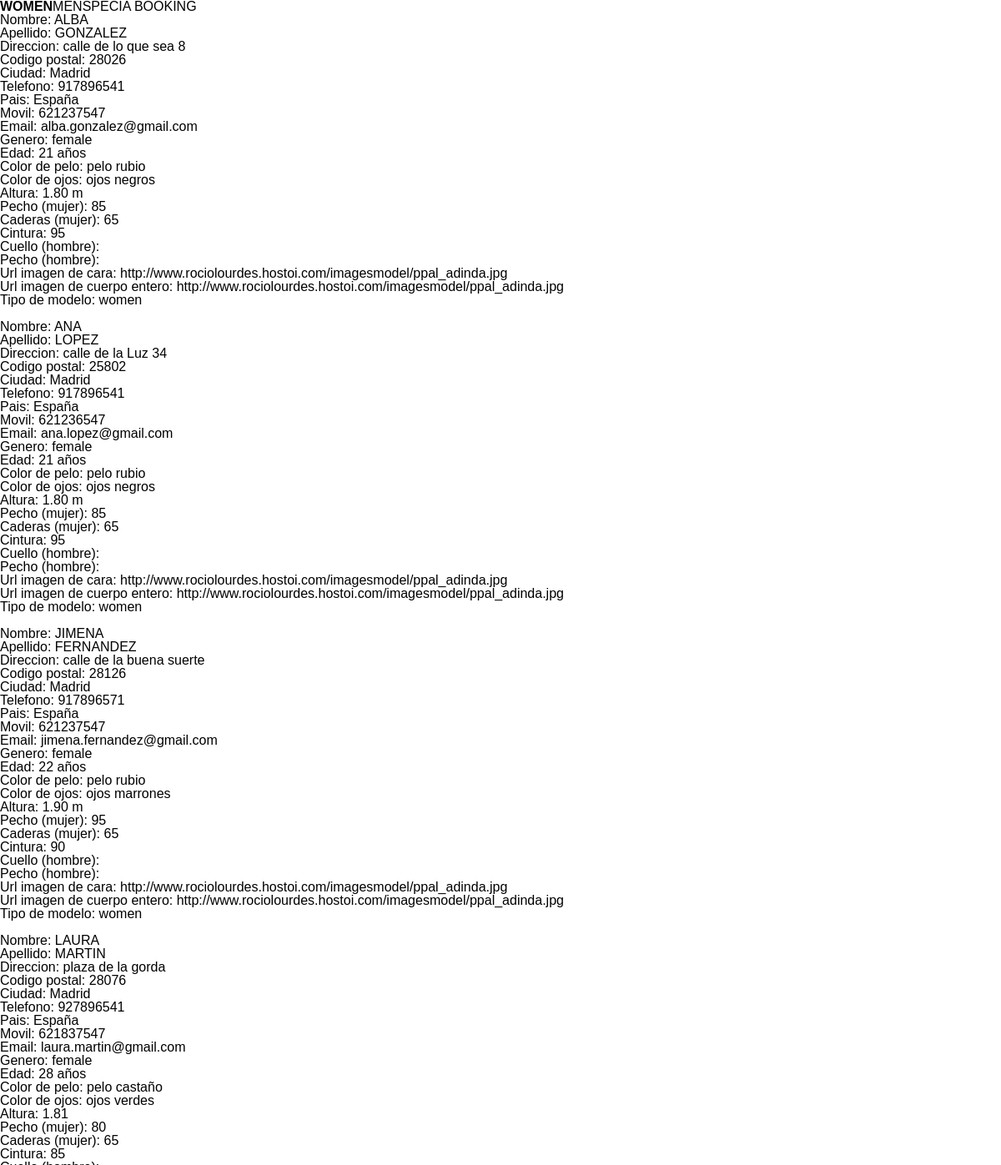
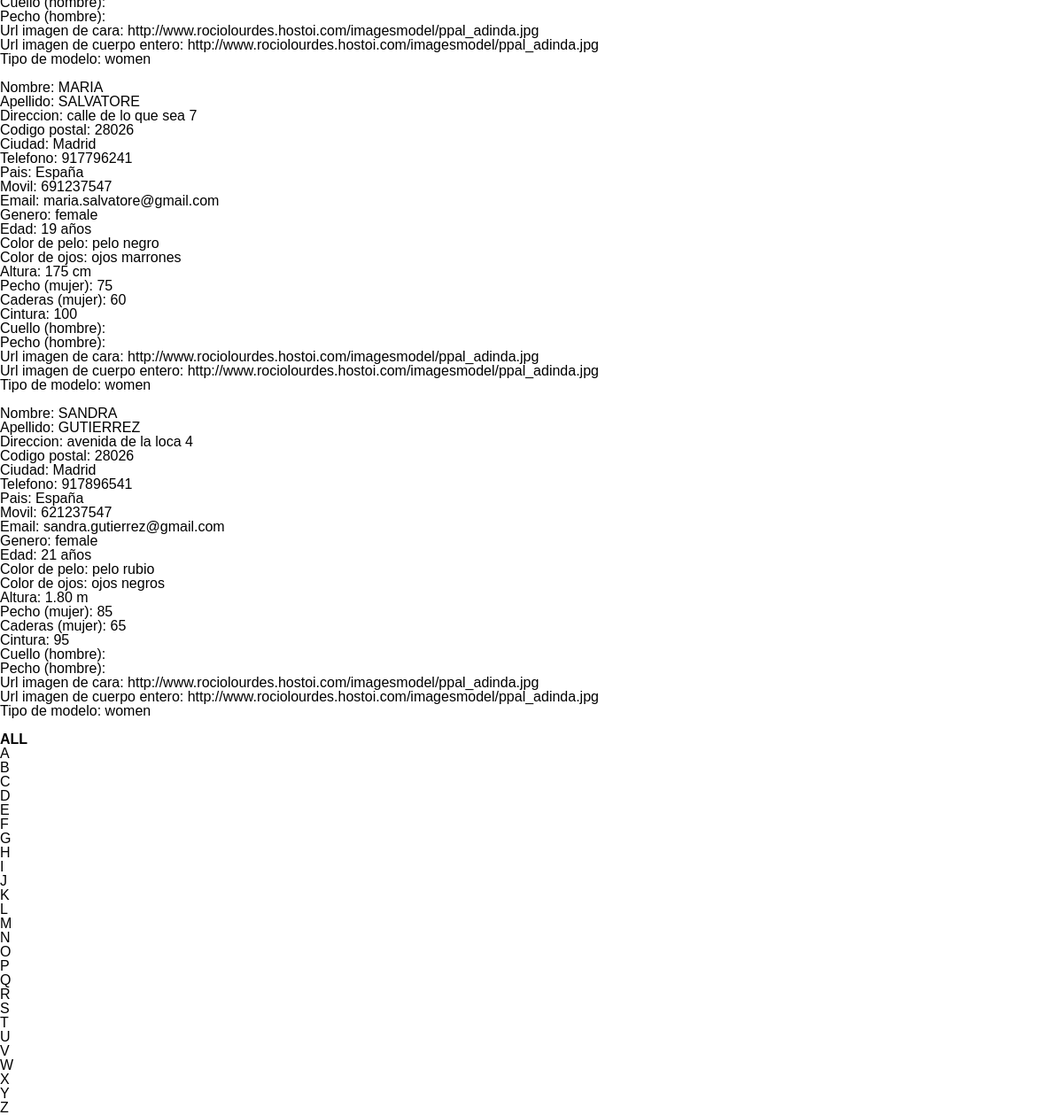
The app's page /index2.php with its own data (2 pictures, top to bottom).
### tables this page shows
CREATE TABLE `models_model` (
  `id` int(10) NOT NULL AUTO_INCREMENT,
  `first_name` mediumtext,
  `last_name` mediumtext,
  `address` mediumtext,
  `zip_code` int(5) NOT NULL DEFAULT "0",
  `city` mediumtext,
  `phone_number` int(9) NOT NULL DEFAULT "0",
  `the_state` mediumtext,
  `mobile` int(9) NOT NULL DEFAULT "0",
  `email` mediumtext, 
  `gender` mediumtext,
  `age` mediumtext,
  `hair_color` mediumtext,
  `eyes_color` mediumtext,
  `height` mediumtext,
  `bust` mediumtext,	 
  `hips` mediumtext,	 
  `waist` mediumtext,	 
  `collar` mediumtext,	 
  `chest` mediumtext,	 
  `url_headshot_photo` mediumtext,	 
  `url_full_length_photo` mediumtext,	 
  `model_type` mediumtext,	 
  `add_date` int(11) NOT NULL DEFAULT "0",
  PRIMARY KEY  (`id`)
);

### index2.php (the view, shortened to what this page needs)
<!DOCTYPE html PUBLIC "-//W3C//DTD XHTML 1.0 Strict//EN" "http://www.w3.org/TR/xhtml1/DTD/xhtml1-strict.dtd">
<html xmlns="http://www.w3.org/1999/xhtml">
  <head>
	<link rel="stylesheet" href="css/styles.css?v=2" type="text/css"/>
  </head>
  <body style="background-color: white">
	<div id="menu">
		<a id="women" class="selected_menu">WOMEN</a><a id="men">MEN</a><a id="special_booking">SPECIA BOOKING</a>
	</div>
	<div id="wrapper">
		<div id="menu_women" class="menus" style="display:block">
			<div class="models_guide">
				<ul>
					<?
						$resultModels = mysql_query("SELECT * FROM models_model WHERE model_type = 'women' ORDER BY first_name");
						$num_cols = mysql_affected_rows();
						if ($num_cols>0){
							for($i=0;$i<$num_cols;$i++){
								$row = mysql_fetch_assoc($resultModels);
					?>
						<li><label>Nombre: <?= strtoupper(utf8_encode($row['first_name'])) ?></label><br><label>Apellido: <?= strtoupper(utf8_encode($row['last_name'])) ?></label><br><label>Direccion: <?= utf8_encode($row['address']) ?></label>
							<br><label>Codigo postal: <?= utf8_encode($row['zip_code']) ?></label><br><label>Ciudad: <?= utf8_encode($row['city']) ?></label><br><label>Telefono: <?= $row['phone_number'] ?></label>
							<br><label>Pais: <?= utf8_encode($row['the_state']) ?></label><br><label>Movil: <?= $row['mobile'] ?></label><br><label>Email: <?= utf8_encode($row['email']) ?></label>
							<br><label>Genero: <?= utf8_encode($row['gender']) ?></label><br><label>Edad: <?= utf8_encode($row['age']) ?></label><br><label>Color de pelo: <?= utf8_encode($row['hair_color']) ?></label>
							<br><label>Color de ojos: <?= utf8_encode($row['eyes_color']) ?></label><br><label>Altura: <?= utf8_encode($row['height']) ?></label><br><label>Pecho (mujer): <?= utf8_encode($row['bust']) ?></label>
							<br><label>Caderas (mujer): <?= utf8_encode($row['hips']) ?></label><br><label>Cintura: <?= utf8_encode($row['waist']) ?></label><br><label>Cuello (hombre): <?= utf8_encode($row['collar']) ?></label>
							<br><label>Pecho (hombre): <?= utf8_encode($row['chest']) ?></label><br><label>Url imagen de cara: <?= utf8_encode($row['url_headshot_photo']) ?></label><br><label>Url imagen de cuerpo entero: <?= utf8_encode($row['url_full_length_photo']) ?></label>
							<br><label>Tipo de modelo: <?= utf8_encode($row['model_type']) ?></label><br>
						</li>
						<br />
					<?
							}
						}
					?>
				</ul>
			</div>
		</div>
		<div id="models_selection">
			<ul>
				<li><a id="all" class="selected_letter"> ALL </a></li><li><a> A </a></li><li><a> B </a></li><li><a> C </a></li><li><a> D </a></li><li><a> E </a></li><li><a> F </a></li><li><a> G </a></li><li><a> H </a></li><li><a> I </a></li><li><a> J </a></li><li><a> K </a></li><li><a> L </a></li><li><a> M </a></li><li><a> N </a></li><li><a> O </a></li><li><a> P </a></li><li><a> Q </a></li><li><a> R </a></li><li><a> S </a></li><li><a> T </a></li><li><a> U </a></li><li><a> V </a></li><li><a> W </a></li><li><a> X </a></li><li><a> Y </a></li><li><a> Z </a></li>
			</ul>
		</div>
	  </div>
  </body>
</html>

### css/styles.css (style rules this page uses)
html, body, div, span, applet, object, iframe, h1, h2, h3, h4, h5, h6, p, blockquote, pre, a, abbr, acronym, address, big, cite, code, del, dfn, em, img, ins, kbd, q, s, samp, small, strike, strong, sub, sup, tt, var, b, u, i, center, dl, dt, dd, ol, ul, li, fieldset, form, label, legend, table, caption, tbody, tfoot, thead, tr, th, td, article, aside, canvas, details, embed, figure, figcaption, footer, header, hgroup, menu, nav, output, ruby, section, summary, time, mark, audio, video { margin: 0; padding: 0; border: 0; font-size: 100%; font: inherit; vertical-align: baseline; }
body { line-height: 1; }
ol, ul { list-style: none; }
body { font-family:Arial, Helvetica, sans-serif; }
a { cursor:pointer; outline:none; text-decoration: none; }
.selected_menu, .selected_letter { font-weight:bold; }

### records on screen
models_model: first_name "ALBA", last_name "GONZALEZ", address "calle de lo que sea 8", zip_code "28026", city "Madrid", phone_number "917896541", the_state "España", mobile "621237547", email "alba.gonzalez@gmail.com", gender "female", age "21 años", hair_color "pelo rubio", eyes_color "ojos negros", height "1.80 m", bust "85", hips "65", waist "95", url_headshot_photo "http://www.rociolourdes.hostoi.com/imagesmodel/ppal_adinda.jpg", url_full_length_photo "http://www.rociolourdes.hostoi.com/imagesmodel/ppal_adinda.jpg", model_type "women"
models_model: first_name "ANA", last_name "LOPEZ", address "calle de la Luz 34", zip_code "25802", city "Madrid", phone_number "917896541", the_state "España", mobile "621236547", email "ana.lopez@gmail.com", gender "female", age "21 años", hair_color "pelo rubio", eyes_color "ojos negros", height "1.80 m", bust "85", hips "65", waist "95", url_headshot_photo "http://www.rociolourdes.hostoi.com/imagesmodel/ppal_adinda.jpg", url_full_length_photo "http://www.rociolourdes.hostoi.com/imagesmodel/ppal_adinda.jpg", model_type "women"
models_model: first_name "JIMENA", last_name "FERNANDEZ", address "calle de la buena suerte", zip_code "28126", city "Madrid", phone_number "917896571", the_state "España", mobile "621237547", email "jimena.fernandez@gmail.com", gender "female", age "22 años", hair_color "pelo rubio", eyes_color "ojos marrones", height "1.90 m", bust "95", hips "65", waist "90", url_headshot_photo "http://www.rociolourdes.hostoi.com/imagesmodel/ppal_adinda.jpg", url_full_length_photo "http://www.rociolourdes.hostoi.com/imagesmodel/ppal_adinda.jpg", model_type "women"
models_model: first_name "LAURA", last_name "MARTIN", address "plaza de la gorda", zip_code "28076", city "Madrid", phone_number "927896541", the_state "España", mobile "621837547", email "laura.martin@gmail.com", gender "female", age "28 años", hair_color "pelo castaño", eyes_color "ojos verdes", height "1.81", bust "80", hips "65", waist "85", url_headshot_photo "http://www.rociolourdes.hostoi.com/imagesmodel/ppal_adinda.jpg", url_full_length_photo "http://www.rociolourdes.hostoi.com/imagesmodel/ppal_adinda.jpg", model_type "women"
models_model: first_name "MARIA", last_name "SALVATORE", address "calle de lo que sea 7", zip_code "28026", city "Madrid", phone_number "917796241", the_state "España", mobile "691237547", email "maria.salvatore@gmail.com", gender "female", age "19 años", hair_color "pelo negro", eyes_color "ojos marrones", height "175 cm", bust "75", hips "60", waist "100", url_headshot_photo "http://www.rociolourdes.hostoi.com/imagesmodel/ppal_adinda.jpg", url_full_length_photo "http://www.rociolourdes.hostoi.com/imagesmodel/ppal_adinda.jpg", model_type "women"
models_model: first_name "SANDRA", last_name "GUTIERREZ", address "avenida de la loca 4", zip_code "28026", city "Madrid", phone_number "917896541", the_state "España", mobile "621237547", email "sandra.gutierrez@gmail.com", gender "female", age "21 años", hair_color "pelo rubio", eyes_color "ojos negros", height "1.80 m", bust "85", hips "65", waist "95", url_headshot_photo "http://www.rociolourdes.hostoi.com/imagesmodel/ppal_adinda.jpg", url_full_length_photo "http://www.rociolourdes.hostoi.com/imagesmodel/ppal_adinda.jpg", model_type "women"
